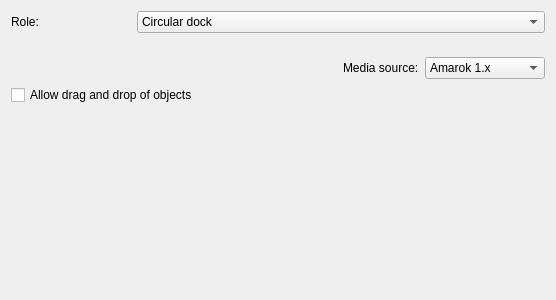
<?xml version="1.0" encoding="UTF-8"?>
<ui version="4.0">
 <class>mainConfiguration</class>
 <widget class="QWidget" name="mainConfiguration">
  <property name="geometry">
   <rect>
    <x>0</x>
    <y>0</y>
    <width>556</width>
    <height>300</height>
   </rect>
  </property>
  <property name="windowTitle">
   <string>Main</string>
  </property>
  <layout class="QVBoxLayout" name="verticalLayout_2">
   <item>
    <layout class="QVBoxLayout" name="verticalLayout_4">
     <item>
      <layout class="QHBoxLayout" name="horizontalLayout_4">
       <item>
        <widget class="QLabel" name="label_role">
         <property name="maximumSize">
          <size>
           <width>120</width>
           <height>16777215</height>
          </size>
         </property>
         <property name="text">
          <string>Role:</string>
         </property>
        </widget>
       </item>
       <item>
        <widget class="QComboBox" name="comboBox_role">
         <item>
          <property name="text">
           <string>Circular dock</string>
          </property>
         </item>
         <item>
          <property name="text">
           <string>Media controller</string>
          </property>
         </item>
         <item>
          <property name="text">
           <string>Linear dock</string>
          </property>
         </item>
        </widget>
       </item>
      </layout>
     </item>
     <item>
      <spacer name="verticalSpacer_2">
       <property name="orientation">
        <enum>Qt::Vertical</enum>
       </property>
       <property name="sizeType">
        <enum>QSizePolicy::Fixed</enum>
       </property>
       <property name="sizeHint" stdset="0">
        <size>
         <width>20</width>
         <height>18</height>
        </size>
       </property>
      </spacer>
     </item>
    </layout>
   </item>
   <item>
    <layout class="QHBoxLayout" name="horizontalLayout">
     <item>
      <spacer name="horizontalSpacer">
       <property name="orientation">
        <enum>Qt::Horizontal</enum>
       </property>
       <property name="sizeHint" stdset="0">
        <size>
         <width>40</width>
         <height>20</height>
        </size>
       </property>
      </spacer>
     </item>
     <item>
      <widget class="QLabel" name="label_media">
       <property name="text">
        <string>Media source:</string>
       </property>
      </widget>
     </item>
     <item>
      <widget class="QComboBox" name="comboBox_player">
       <property name="minimumSize">
        <size>
         <width>120</width>
         <height>0</height>
        </size>
       </property>
       <property name="maximumSize">
        <size>
         <width>200</width>
         <height>16777215</height>
        </size>
       </property>
       <item>
        <property name="text">
         <string>Amarok 1.x</string>
        </property>
       </item>
       <item>
        <property name="text">
         <string>Amarok 2.x</string>
        </property>
       </item>
       <item>
        <property name="text">
         <string>juK</string>
        </property>
       </item>
       <item>
        <property name="text">
         <string>VLC</string>
        </property>
       </item>
       <item>
        <property name="text">
         <string>XMMS</string>
        </property>
       </item>
      </widget>
     </item>
    </layout>
   </item>
   <item>
    <layout class="QVBoxLayout" name="verticalLayout">
     <item>
      <widget class="QCheckBox" name="checkBox_drop">
       <property name="text">
        <string>Allow drag and drop of objects</string>
       </property>
      </widget>
     </item>
    </layout>
   </item>
   <item>
    <spacer name="verticalSpacer">
     <property name="orientation">
      <enum>Qt::Vertical</enum>
     </property>
     <property name="sizeHint" stdset="0">
      <size>
       <width>20</width>
       <height>46</height>
      </size>
     </property>
    </spacer>
   </item>
  </layout>
 </widget>
 <resources/>
 <connections/>
</ui>
